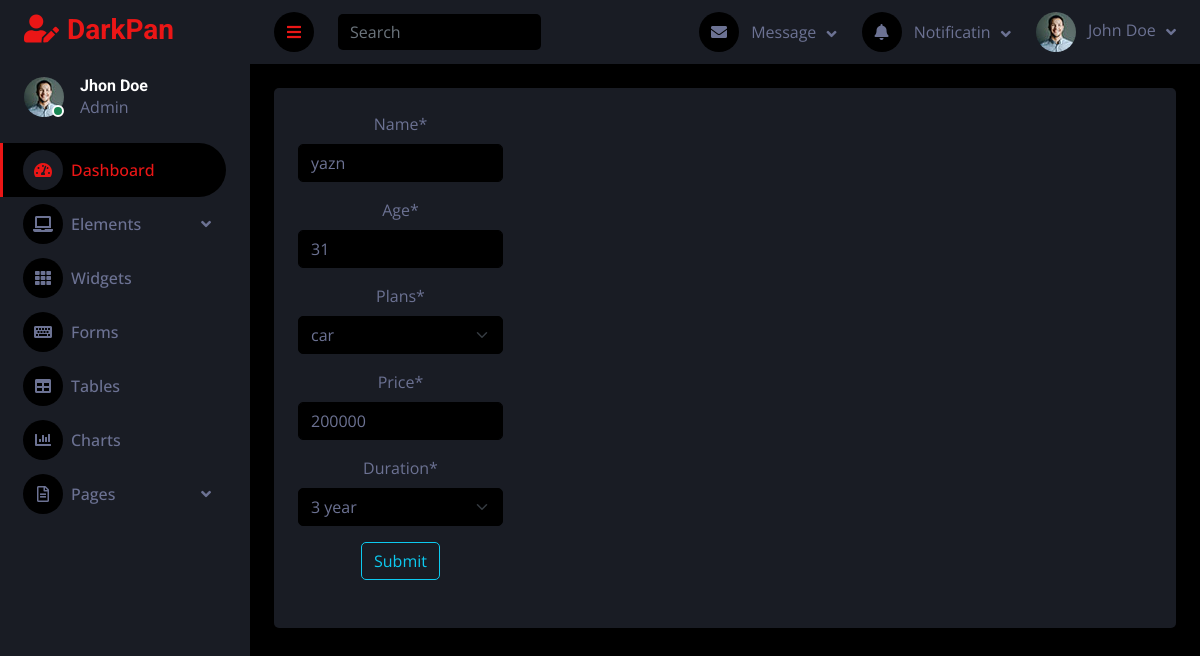
The app's page /update/3/, older data.
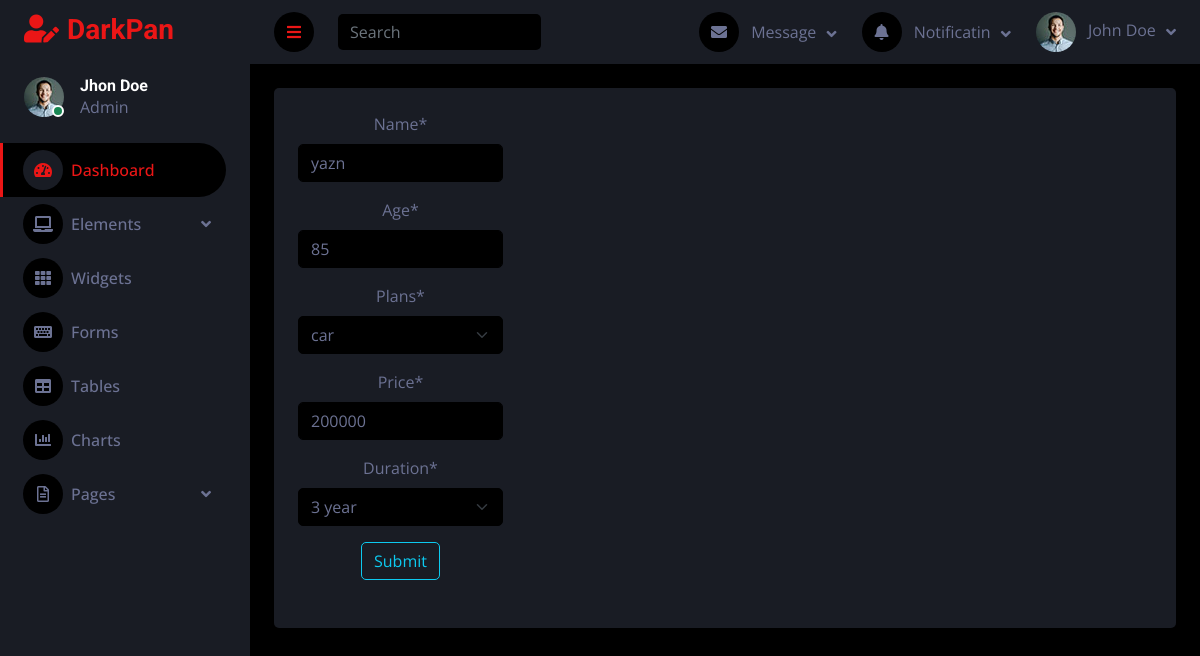
The same page, newer data.
### rootapp/models.py (models this page shows)
class LifeInsurance(models.Model):
    duration_plans=(
        ('3 years', '3 year'),
        ('5 years', '5 year'),
        ('10 years', '10 year',)
    )
    life_plans=(
        ('health','health'),
        ('car','car'),
        ('home','home'),
        ('life','life'),
    )
    name=models.CharField(max_length=20)
    age=models.IntegerField()
    plans=models.CharField(max_length=20,choices=life_plans)
    price=models.IntegerField()
    duration=models.CharField(choices=duration_plans,max_length=25)

### rootapp/views.py (the view)
# urls.py: path('update/<int:id>/', views.update_data, name='update_data'),
def update_data(request,id):
    data=LifeInsurance.objects.get(id=id)
    form=InsuranceForm(instance=data)
    if request.method == 'POST':
        data = InsuranceForm(request.POST,instance=data)
        if data.is_valid():
            data.save()
            return redirect('viewdata')
    return render(request, 'update.html', {'form': form})

### root/forms.py
class InsuranceForm(forms.ModelForm):
    class Meta:
        model=LifeInsurance
        fields=('__all__')

### update.html (shortened to what this page needs)
{% extends 'dash.html' %}
{% load crispy_forms_tags %}
{% block content %}
<form method="post">
{{ form|crispy }}
<button type="submit" onclick="myFunction()" class="btn btn-outline-info">Submit</button>
</form>
{% endblock %}

Row changes from the older to the newer data that the page shows:
changed LifeInsurance "yazn": age "31" → "85"
